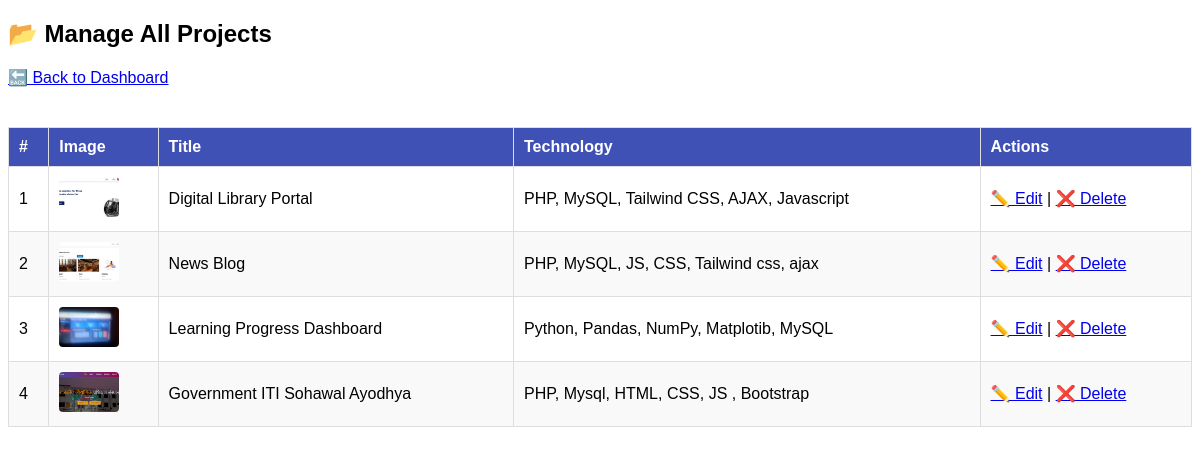
/admin/manage-projects.php (signed in), run on the app's committed database.
### tables this page shows
CREATE TABLE `projects` (
  `id` int(11) NOT NULL,
  `title` varchar(255) NOT NULL,
  `description` text NOT NULL,
  `technology` varchar(255) DEFAULT NULL,
  `link` varchar(255) DEFAULT NULL,
  `image` varchar(255) DEFAULT NULL,
  `created_at` timestamp NOT NULL DEFAULT current_timestamp()
);

### admin/manage-projects.php (the view, shortened to what this page needs)
<?php
include '../includes/db.php';
?>
<!DOCTYPE html>
<html lang="en">
<head>
    <link rel="stylesheet" href="../assets/css/style.css">
</head>
<body>
<div class="dashboard-container">
    <h2>📂 Manage All Projects</h2>
    <a href="dashboard.php" style="display:inline-block; margin-bottom: 20px;">🔙 Back to Dashboard</a>
    <?php
    $query = "SELECT id, title, technology, image FROM projects ORDER BY created_at DESC";
    $result = $conn->query($query);
    if ($result->num_rows > 0): ?>
        <table class="project-table">
            <thead>
                <tr>
                    <th>#</th>
                    <th>Image</th>
                    <th>Title</th>
                    <th>Technology</th>
                    <th>Actions</th>
                </tr>
            </thead>
            <tbody>
            <?php $i = 1; while ($row = $result->fetch_assoc()): ?>
                <tr>
                    <td><?= $i++ ?></td>
                    <td>
                        <?php if (!empty($row['image'])): ?>
                            <img src="../uploads/<?= htmlspecialchars($row['image']) ?>" alt="project" width="60" height="40" style="object-fit: cover;">
                        <?php else: ?>
                            No image
                        <?php endif; ?>
                    </td>
                    <td><?= htmlspecialchars($row['title']) ?></td>
                    <td><?= htmlspecialchars($row['technology']) ?></td>
                    <td>
                        <a href="edit-project.php?id=<?= $row['id'] ?>">✏️ Edit</a> |
                        <a href="delete-project.php?id=<?= $row['id'] ?>" onclick="return confirm('Are you sure you want to delete this project?')">❌ Delete</a>
                    </td>
                </tr>
            <?php endwhile; ?>
            </tbody>
        </table>
    <?php else: ?>
        <p>No projects found.</p>
    <?php endif; ?>
</div>
</body>
</html>

### assets/css/style.css (style rules this page uses)
body { font-family: 'Poppins', sans-serif; scroll-behavior: smooth; }

### admin/manage-projects.php (style rules this page uses)
.project-table { width: 100%; border-collapse: collapse; margin-top: 20px; }
.project-table th, .project-table td { border: 1px solid #ddd; padding: 10px; text-align: left; vertical-align: middle; }
.project-table th { background-color: #3f51b5; color: white; }
.project-table tr:nth-child(even) { background-color: #f9f9f9; }
.project-table img { border-radius: 4px; }

### data on the page
projects: image (picture), title "Digital Library Portal", technology "PHP, MySQL, Tailwind CSS, AJAX, Javascript"
projects: image (picture), title "News Blog", technology "PHP, MySQL, JS, CSS, Tailwind css, ajax"
projects: image (picture), title "Learning Progress Dashboard", technology "Python, Pandas, NumPy, Matplotib, MySQL"
projects: image (picture), title "Government ITI Sohawal Ayodhya", technology "PHP, Mysql, HTML, CSS, JS , Bootstrap"
